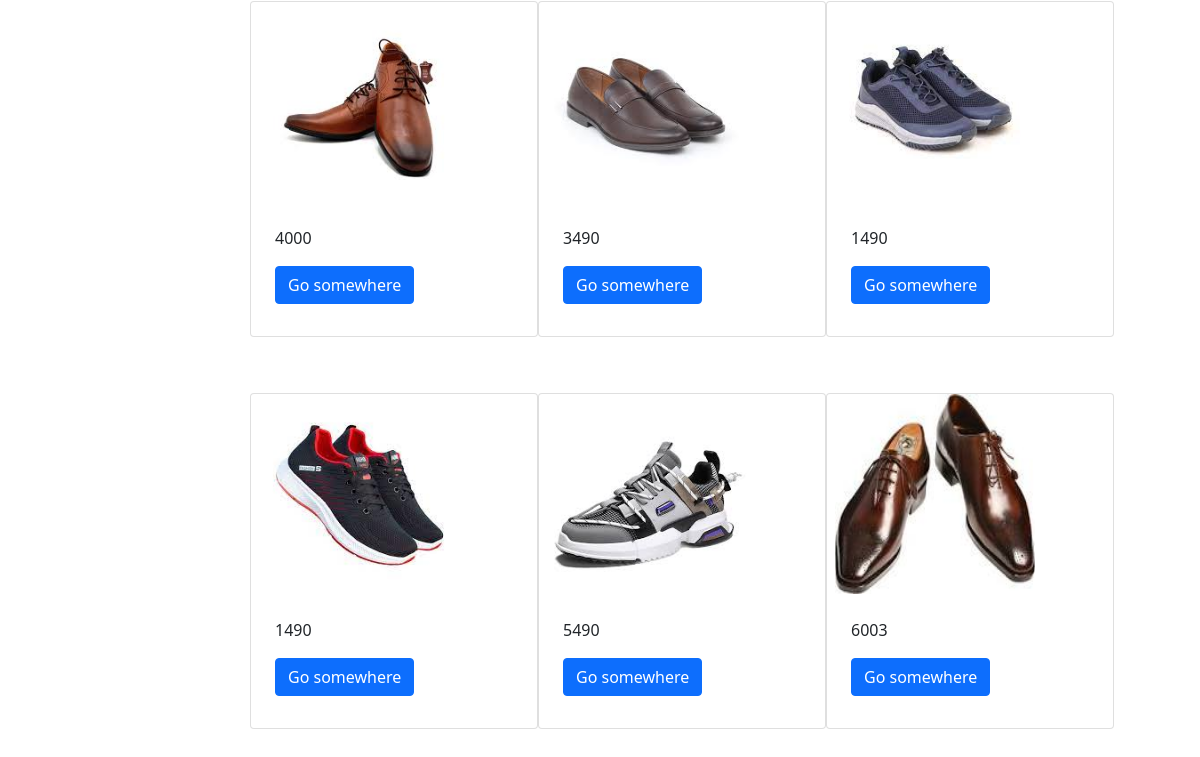
/admin/shop.php (lower part), run on an earlier commit of the app's database.
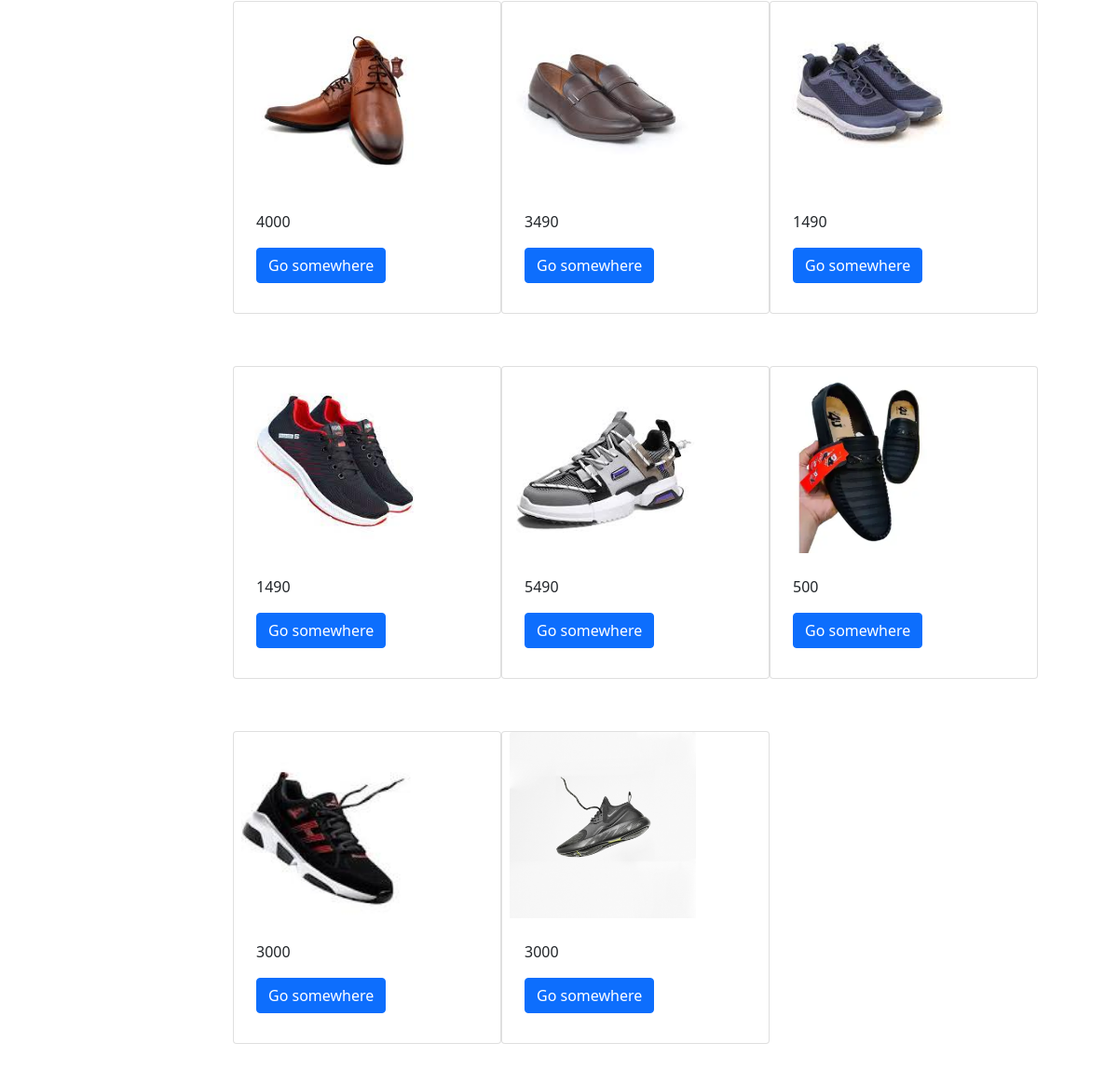
And on a later commit of the database.
### tables this page shows
CREATE TABLE `products` (
  `prod_id` int(11) NOT NULL,
  `prodname` varchar(100) NOT NULL,
  `prodprice` int(11) NOT NULL,
  `prodimage` varchar(255) NOT NULL,
  `Prod_Desc` varchar(255) NOT NULL,
  `Prod_Category` int(11) DEFAULT NULL
);

### admin/shop.php (the view, shortened to what this page needs)
<?php
include("header.php");
?>
 <link href="https://cdn.jsdelivr.net/npm/bootstrap@5.0.2/dist/css/bootstrap.min.css" rel="stylesheet">
</head>
<body>
    <div class="container  ">
        <div class="row ">
            <?php
        require("config.php");
        $qry="select * from products";
        $result= mysqli_query($conn,$qry);
        while($row= mysqli_fetch_assoc($result)){
            ?>
            <div class="card col-md-4 mt-2 mb-5 g-3" style="width: 18rem; ">
  <img src="<?php echo $row["prodimage"]?>" class="card-img-top" alt="...">
  <div class="card-body">
    <p class="card-text"><?php echo $row["prodprice"]?><p>
    <a href="#" class="btn btn-primary">Go somewhere</a>
  </div>
</div>
<?php
        }
            ?>
        </div>
    </div>
</body>
</html>

### admin/header.php (shortened to what this page needs)
<!DOCTYPE html>
<html lang="en">
<head>
    <link rel="stylesheet" href="myProjects/webProject/icofont/css/icofont.min.css">
    <link rel="stylesheet" href="path/to/font-awesome/css/font-awesome.min.css">
    <link href="https://cdnjs.cloudflare.com/ajax/libs/font-awesome/5.10.0/css/all.min.css" rel="stylesheet">
    <link href="https://cdn.jsdelivr.net/npm/bootstrap-icons@1.4.1/font/bootstrap-icons.css" rel="stylesheet">
    <link href="lib/owlcarousel/assets/owl.carousel.min.css" rel="stylesheet">
    <link href="lib/tempusdominus/css/tempusdominus-bootstrap-4.min.css" rel="stylesheet" />
    <link href="https://cdnjs.cloudflare.com/ajax/libs/font-awesome/4.7.0/css/font-awesome.css" rel="stylesheet" />
    <link href="css/bootstrap.min.css" rel="stylesheet">
    <link href="css/style.css" rel="stylesheet">
    <link href="https://cdn.jsdelivr.net/npm/bootstrap@5.0.2/dist/css/bootstrap.min.css" rel="stylesheet">
</head>
<body>
    <div class="container-xxl position-relative bg-white d-flex p-0">
        <div class="content">

### admin/css/style.css (style rules this page uses)
:root { --primary: #009CFF; --light: #F3F6F9; --dark: #191C24; }
.btn { transition: .5s; }
.btn.btn-primary { color: #FFFFFF; }
.content { margin-left: 250px; min-height: 100vh; background: #FFFFFF; transition: 0.5s; }
@media (min-width: 992px) { .content { width: calc(100% - 250px); } }

### admin/shop.php (style rules this page uses)
.card img { width:200px; height:200px; }

What changed in the data, as far as the page shows it:
removed products: prodimage (picture), prodprice "6003"
added products: prodimage (picture), prodprice "500"
added products: prodimage (picture), prodprice "3000"
added products: prodimage (picture), prodprice "3000"
